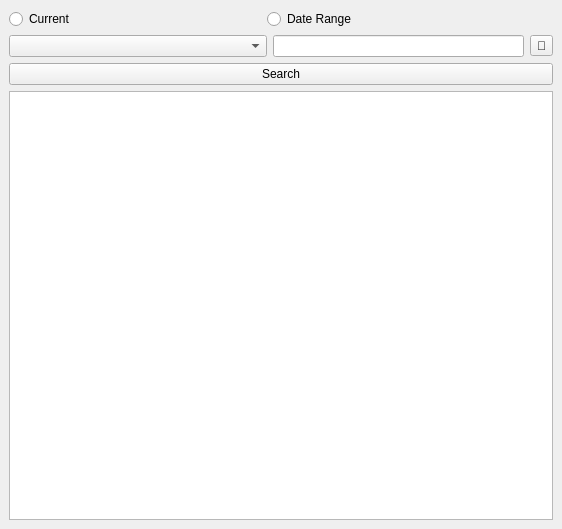
<?xml version="1.0" encoding="UTF-8"?>
<ui version="4.0">
 <class>DateWindow</class>
 <widget class="QMainWindow" name="DateWindow">
  <property name="geometry">
   <rect>
    <x>0</x>
    <y>0</y>
    <width>562</width>
    <height>529</height>
   </rect>
  </property>
  <property name="windowTitle">
   <string>MainWindow</string>
  </property>
  <widget class="QWidget" name="centralwidget">
   <layout class="QGridLayout" name="gridLayout">
    <item row="0" column="0">
     <widget class="QRadioButton" name="radioButton">
      <property name="sizePolicy">
       <sizepolicy hsizetype="Expanding" vsizetype="Fixed">
        <horstretch>0</horstretch>
        <verstretch>0</verstretch>
       </sizepolicy>
      </property>
      <property name="text">
       <string>Current</string>
      </property>
     </widget>
    </item>
    <item row="1" column="0" colspan="2">
     <widget class="QComboBox" name="comboBox">
      <property name="sizePolicy">
       <sizepolicy hsizetype="Expanding" vsizetype="Fixed">
        <horstretch>0</horstretch>
        <verstretch>0</verstretch>
       </sizepolicy>
      </property>
     </widget>
    </item>
    <item row="0" column="1" colspan="2">
     <widget class="QRadioButton" name="radioButton_2">
      <property name="sizePolicy">
       <sizepolicy hsizetype="Expanding" vsizetype="Fixed">
        <horstretch>0</horstretch>
        <verstretch>0</verstretch>
       </sizepolicy>
      </property>
      <property name="text">
       <string>Date Range</string>
      </property>
     </widget>
    </item>
    <item row="2" column="0" colspan="4">
     <widget class="QPushButton" name="pushButton">
      <property name="sizePolicy">
       <sizepolicy hsizetype="Expanding" vsizetype="Fixed">
        <horstretch>0</horstretch>
        <verstretch>0</verstretch>
       </sizepolicy>
      </property>
      <property name="text">
       <string>Search</string>
      </property>
     </widget>
    </item>
    <item row="1" column="3">
     <widget class="QToolButton" name="calendarButton">
      <property name="sizePolicy">
       <sizepolicy hsizetype="Preferred" vsizetype="Fixed">
        <horstretch>0</horstretch>
        <verstretch>0</verstretch>
       </sizepolicy>
      </property>
      <property name="text">
       <string>📅</string>
      </property>
     </widget>
    </item>
    <item row="1" column="2">
     <widget class="QLineEdit" name="dateRangeEdit">
      <property name="readOnly">
       <bool>true</bool>
      </property>
     </widget>
    </item>
    <item row="3" column="0" colspan="4">
     <widget class="QTableView" name="tableView">
      <property name="sizePolicy">
       <sizepolicy hsizetype="Expanding" vsizetype="Expanding">
        <horstretch>0</horstretch>
        <verstretch>0</verstretch>
       </sizepolicy>
      </property>
     </widget>
    </item>
   </layout>
   <zorder>tableView</zorder>
   <zorder>comboBox</zorder>
   <zorder>dateRangeEdit</zorder>
   <zorder>calendarButton</zorder>
   <zorder>radioButton</zorder>
   <zorder>radioButton_2</zorder>
   <zorder>pushButton</zorder>
  </widget>
 </widget>
 <resources/>
 <connections/>
</ui>
